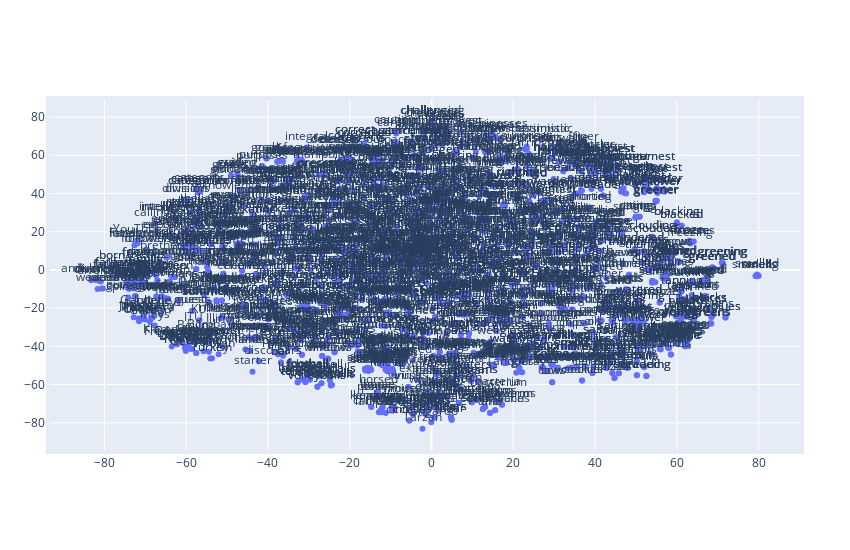

Notebook code for this chart:
### Code cell
def reduce_dimensions_tsne_norm(lexi):
    num_dimensions = 2  # final num dimensions (2D, 3D, etc)

    vectors = [] # positions in vector space
    labels = [] # keep track of words to label our data again later
    for ls in lexi:
        for word in ls:
            vectors.append(model.wv.word_vec(word, use_norm=True))
            labels.append(word)

    # convert both lists into numpy vectors for reduction
    vectors = np.asarray(vectors)
    labels = np.asarray(labels)

    # reduce using t-SNE
    vectors = np.asarray(vectors)
    tsne = TSNE(n_components=num_dimensions, random_state=0)
    vectors = tsne.fit_transform(vectors)

    x_vals = [v[0] for v in vectors]
    y_vals = [v[1] for v in vectors]
    return x_vals, y_vals, labels

x_vals, y_vals, labels = reduce_dimensions_tsne_norm(lexi_nd)
plot_with_plotly(x_vals, y_vals, labels)

### Figure 1 — Plotly figure (JSON) as saved in the notebook; plotly's stock layout.template omitted (floating-point values rounded to 4 significant figures; data arrays with more than 128 entries replaced by an {"elided": "..."} marker saying what was removed)
{"data": [{"mode": "text+markers", "text": {"elided": "2272 str values"}, "textposition": "top center", "type": "scatter", "x": {"elided": "2272 float values"}, "y": {"elided": "2272 float values"}}], "layout": {"autosize": false, "height": 550, "margin": {"b": 100, "l": 50, "pad": 4, "r": 50, "t": 100}, "width": 850}}
